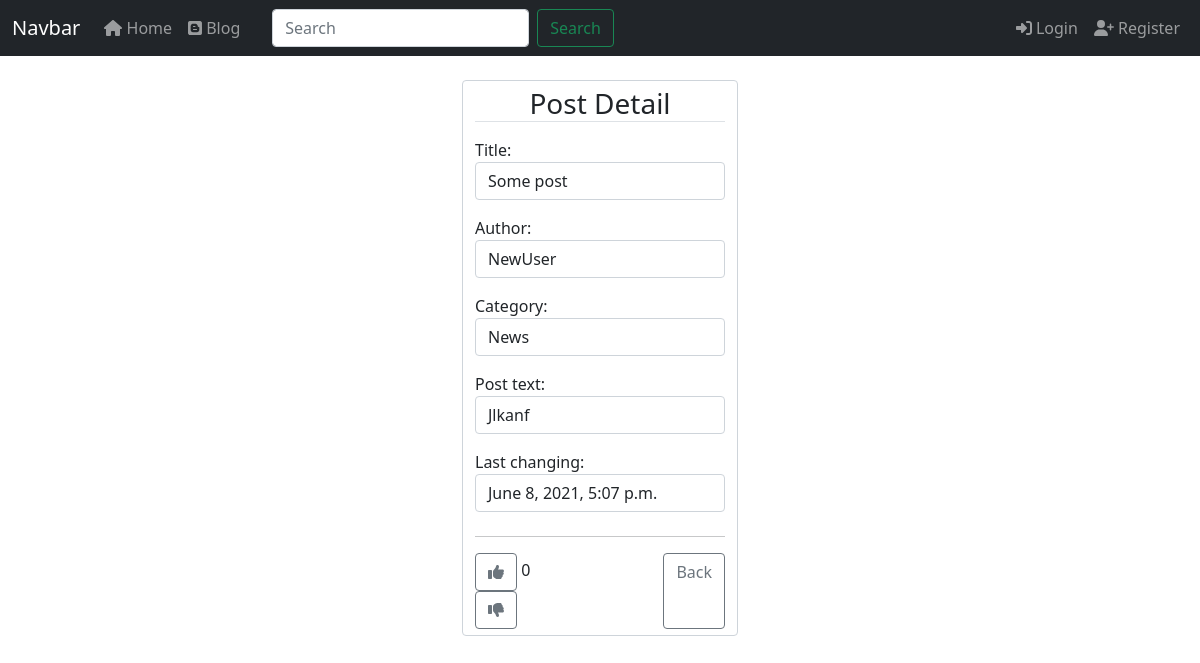
/blog/post/24/details/, run on an earlier commit of the app's database.
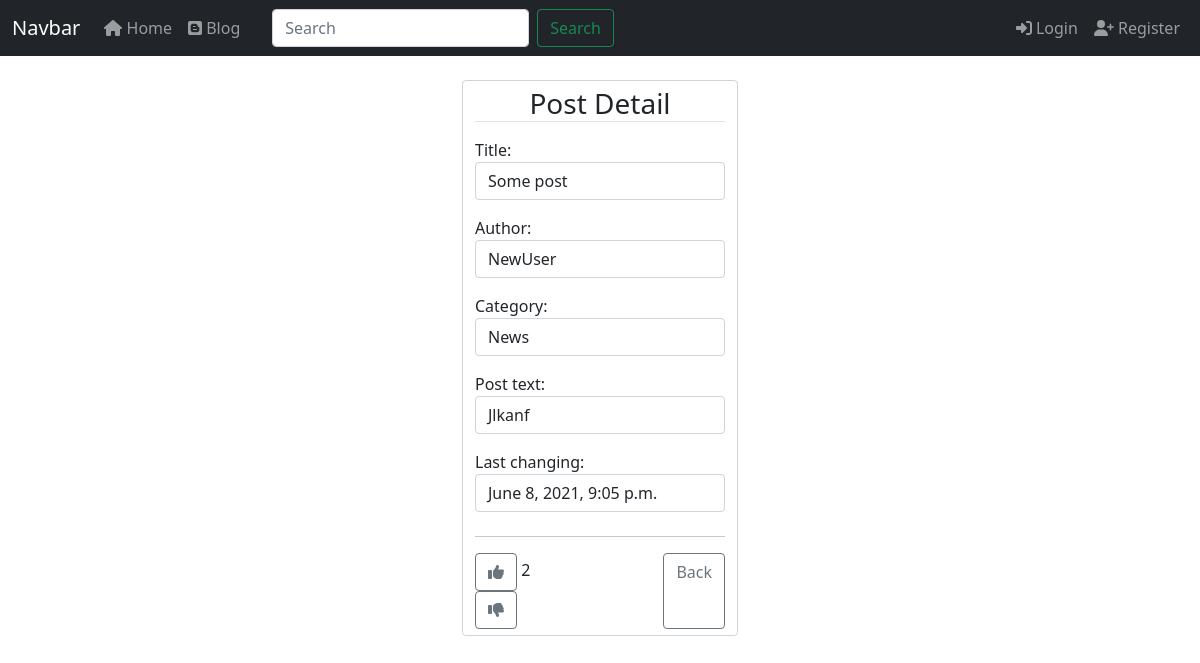
And on a later commit of the database.
### apps/blog/models.py (models this page shows, shortened)
class Post(models.Model):
    title = models.CharField(max_length=255)
    author = models.ForeignKey(User, on_delete=models.CASCADE)
    body = models.TextField()
    add_post_date = models.DateTimeField(auto_now_add=True)
    change_post_date = models.DateTimeField(auto_now=True)
    category = models.ForeignKey(Category, on_delete=models.SET_NULL, null=True)
    likes = models.ManyToManyField(User, related_name='blog_posts')
    def sum_likes(self):
        return self.likes.count()

class Category(models.Model):
    name = models.CharField(max_length=255)
    def __str__(self):
        return self.name

### apps/blog/views.py (the view)
# urls.py: path('post/<int:pk>/details/', views.PostDetailView.as_view(), name='post-details'),
class PostDetailView(DetailView):
    model = Post
    template_name = 'blog/post_details.html'

### apps/blog/context_processors.py (called while the page is built)
def get_context_data(request):
    context = {'category_data': Category.objects.all()}
    return context

### apps/blog/templates/blog/post_details.html (shortened to what this page needs)
{% extends 'home_page/base.html' %}
{% block content %}
<div class="container-fluid mt-4">
    <div class="row justify-content-center">
        <div class="col-sm-3">
            <div class="form-control">
                <h3 class="text-center border-bottom mb-3">Post Detail</h3>
                <p>Title:
                    <span class="form-control">{{ post.title }}</span>
                </p>
                <p>Author:
                    <span class="form-control">{{ post.author }}</span>
                </p>
                <p>Category:
                    <span class="form-control">{{ post.category }}</span>
                </p>
                <p>Post text:
                    <span class="form-control">{{ post.body }}</span>
                </p>
                <p>Last changing:
                    <span class="form-control">{{ post.change_post_date }}</span>
                </p>
                <hr class="mt-4">
                <div class="row">
                    <div class="col-4">
                        <form class="d-inline-block" method="POST" action="{% url 'blog:post-like' object.id %}">
                            <button class="btn btn-outline-secondary" type="submit"
                                name="post_id" value="{{ post.id }}">
                                <span class="fas fa-thumbs-up"></span>
                            </button>
                            {{ post.sum_likes }}
                        </form>
                        <form class="d-inline-block" method="POST" action="">
                            <button class="btn btn-outline-secondary" type="submit"
                                name="post_id" value="{{ post.id }}">
                                <span class="fas fa-thumbs-down"></span>
                            </button>
                        </form>
                    </div>
                    <div class="col-8 d-flex justify-content-end">
                        <a href="{% url 'blog:blog-page' %}" class="btn btn-outline-secondary">Back</a>
                    </div>
                </div>
            </div>
        </div>
    </div>
</div>
{% endblock content %}

What changed in the data, as far as the page shows it:
changed Post "Some post": change_post_date "June 8, 2021, 5:07 p.m." → "June 8, 2021, 9:05 p.m."; sum_likes "0" → "2"
